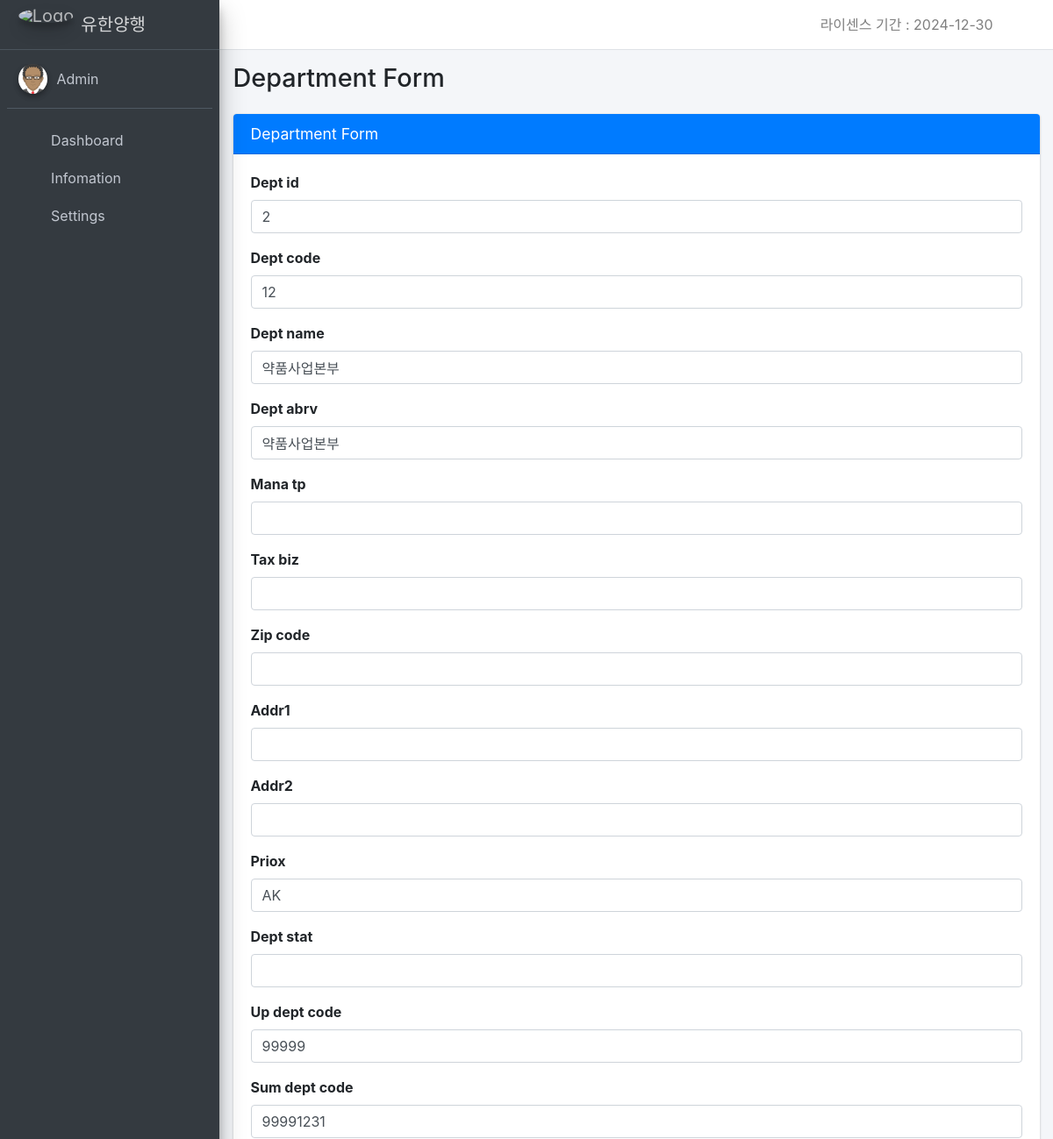
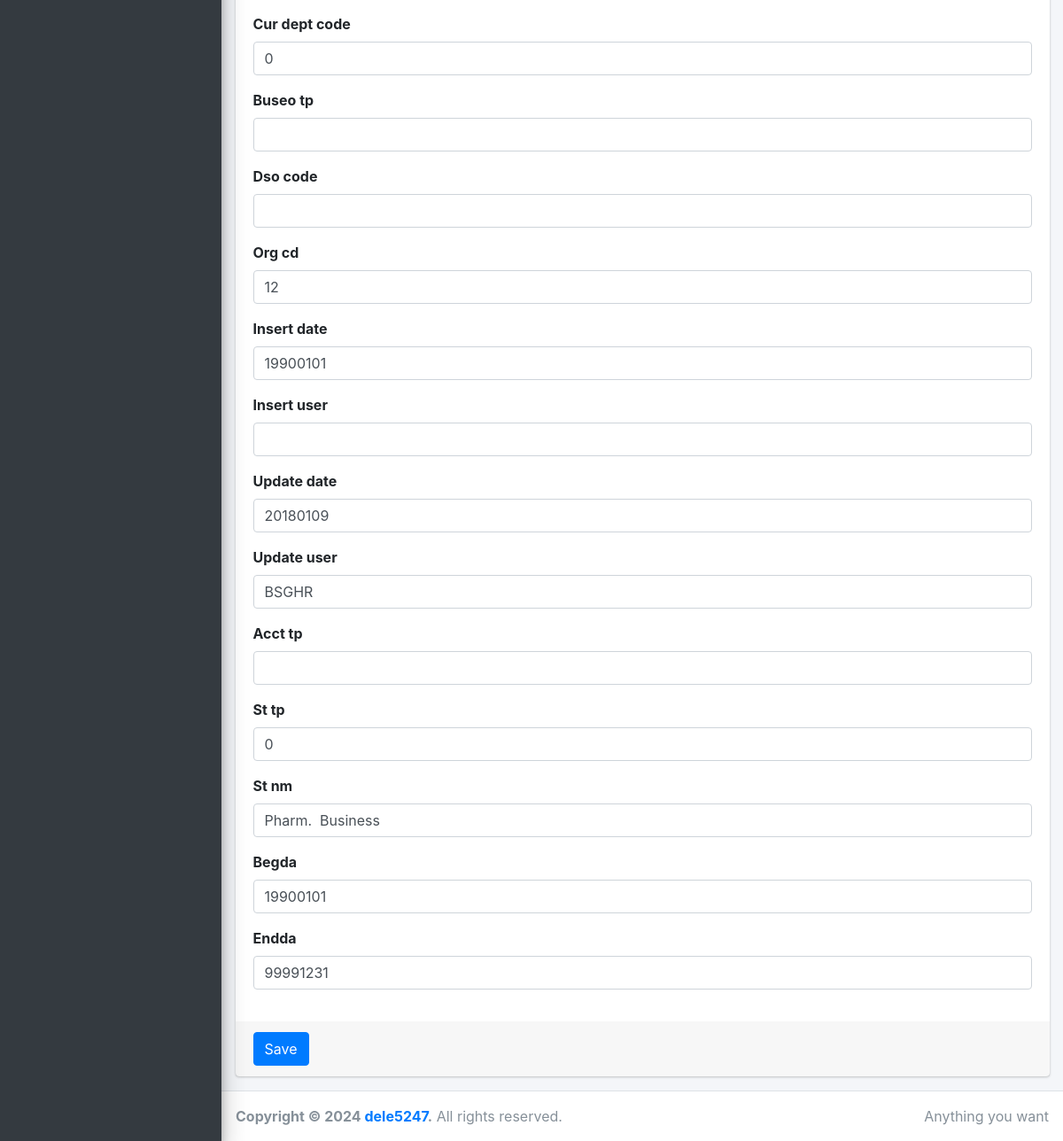
The app's page /department_form/249/ with its own data (2 pictures, top to bottom).
### insa/models.py (models this page shows)
class Department(models.Model):
    id = models.AutoField(primary_key=True)
    dept_id = models.CharField(max_length=255, null=True)
    dept_code = models.IntegerField()
    dept_name = models.CharField(max_length=255)
    dept_abrv = models.CharField(max_length=255)
    mana_tp = models.CharField(max_length=255, blank=True, null=True)
    tax_biz = models.CharField(max_length=255, blank=True, null=True)
    zip_code = models.CharField(max_length=255, blank=True, null=True)
    addr1 = models.CharField(max_length=255, blank=True, null=True)
    addr2 = models.CharField(max_length=255, blank=True, null=True)
    priox = models.CharField(max_length=255, blank=True, null=True)
    dept_stat = models.CharField(max_length=255, blank=True, null=True)
    up_dept_code = models.CharField(max_length=255, blank=True, null=True)
    sum_dept_code = models.CharField(max_length=255, blank=True, null=True)
    cur_dept_code = models.CharField(max_length=255, blank=True, null=True)
    buseo_tp = models.CharField(max_length=255, blank=True, null=True)
    dso_code = models.CharField(max_length=255, blank=True, null=True)
    org_cd = models.CharField(max_length=255, blank=True, null=True)
    insert_date = models.CharField(max_length=255)
    insert_user = models.CharField(max_length=255, blank=True, null=True)
    update_date = models.CharField(max_length=255)
    update_user = models.CharField(max_length=255, blank=True, null=True)
    acct_tp = models.CharField(max_length=255, blank=True, null=True)
    st_tp = models.CharField(max_length=255, blank=True, null=True)
    st_nm = models.CharField(max_length=255, blank=True, null=True)
    begda = models.CharField(max_length=255)
    endda = models.CharField(max_length=255)

### insa/views.py (the view)
# urls.py: path('department_form/', views.department_form, name='department_form'),
def department_form(request, id=None):
    if id:
        department = get_object_or_404(Department, id=id)
    else:
        department = None
    if request.method == 'POST':
        form = DepartmentForm(request.POST, instance=department)
        if form.is_valid():
            form.save()
            return redirect('department_table_page')
    else:
        form = DepartmentForm(instance=department)
    return render(request, 'department_form.html', {'form': form, 'sets': sets, 'license_expiry_date': check_license()})

### insa/forms.py
class DepartmentForm(forms.ModelForm):
    class Meta:
        model = Department
        fields = '__all__'
        widgets = {
            field.name: forms.TextInput(attrs={'class': 'form-control'}) for field in Department._meta.fields
        }

### insa/templatetags/menu_tags.py (called while the page is built)
@register.simple_tag
def active(request, pattern):
    import re
    if re.search(pattern, request.path):
        return 'active'
    return ''

### insa/views.py (called while the page is built)
def check_license():
    setting = Setting.objects.get(site_name='AD_SETTINGS')
    license_key = setting.license_key
    shift=3
    try:
        base64_bytes = license_key.encode('utf-8')
        encrypted_date_bytes = base64.b64decode(base64_bytes)
        encrypted_date = encrypted_date_bytes.decode('utf-8')
        parts = encrypted_date.split('-')
        decrypted_date = ''
        for part in parts:
            decrypted_part = ''
            for char in part:
                decrypted_part += chr((ord(char) - ord('0') - shift) % 10 + ord('0'))
            decrypted_date += decrypted_part + '-'
        decrypted_date = decrypted_date.rstrip('-')
        expiry_date = datetime.datetime.strptime(decrypted_date, '%Y-%m-%d').date()
        return "라이센스 기간 : " + str(expiry_date)
    except:
        return "유효한 라이센스가 아니거나 잘못된 키입니다."

### templates/department_form.html (shortened to what this page needs)
{% extends 'base.html' %}
{% block content %}
<div class="content-header">
    <div class="container-fluid">
        <div class="row mb-2">
            <div class="col-sm-6">
                <h1 class="m-0">Department Form</h1>
            </div>
        </div>
    </div>
</div>
<div class="content">
    <div class="container-fluid">
        <div class="row">
            <div class="col-lg-12">
                <div class="card card-primary">
                    <div class="card-header">
                        <h3 class="card-title">Department Form</h3>
                    </div>
                    <form method="post">
                        <div class="card-body">
                            {% for field in form %}
                            <div class="form-group">
                                <label for="{{ field.id_for_label }}">{{ field.label }}</label>
                                {{ field }}
                            </div>
                            {% endfor %}
                        </div>
                        <div class="card-footer">
                            <button type="submit" class="btn btn-primary">Save</button>
                        </div>
                    </form>
                </div>
            </div>
        </div>
    </div>
</div>
{% endblock %}

### records on screen
Department: form "2" "12" "약품사업본부" "약품사업본부" "AK" "99999" "99991231" "0" "12" "19900101" "20180109" "BSGHR" "0" "Pharm. Business" "19900101" "99991231"

### other values on screen
{{ license_expiry_date }} "라이센스 기간 : 2024-12-30"
{{ field.label }} "Dept id" "Dept code" "Dept name" "Dept abrv" "Mana tp" "Tax biz" "Zip code" "Addr1" "Addr2" "Priox" "Dept stat" "Up dept code" "Sum dept code" "Cur dept code" "Buseo tp" "Dso code" "Org cd" "Insert date" "Insert user" "Update date" "Update user" "Acct tp" "St tp" "St nm" "Begda" "Endda"
